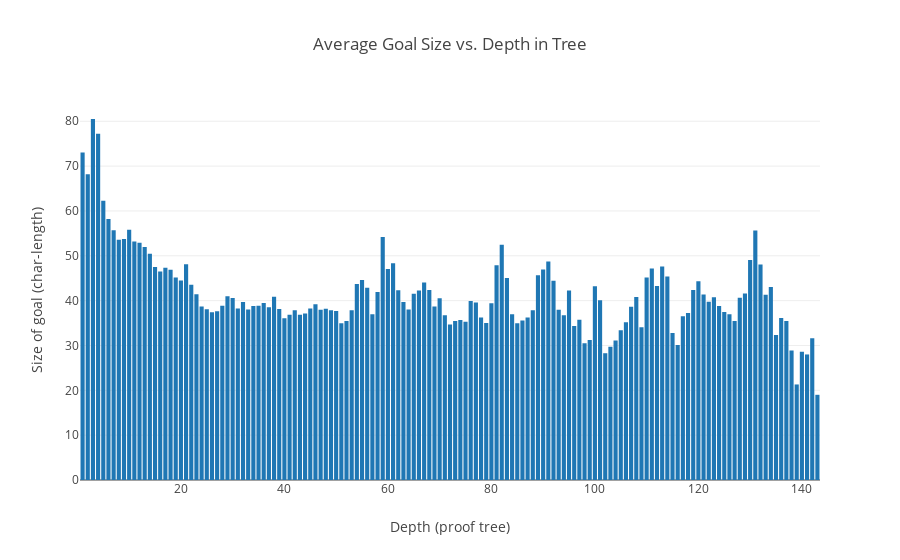

This figure's notebook cell:
### Code cell
import plotly
import plotly.plotly as py
import plotly.graph_objs as go

avg_depth_goal_size = tactr_stats.avg_depth_size(DepthMode.CHAR_GOAL).items()
data = [go.Bar(x=[p[0] for p in avg_depth_goal_size], y=[p[1] for p in avg_depth_goal_size])]

layout = go.Layout(
    title='Average Goal Size vs. Depth in Tree',
    xaxis=dict(
        title='Depth (proof tree)'
    ),
    yaxis=dict(
        title='Size of goal (char-length)',
    ),
)
fig = go.Figure(data=data, layout=layout)
plotly.offline.init_notebook_mode(connected=True)
plotly.offline.iplot(fig, filename='average-goal-size')

### Figure 1 — Plotly figure (JSON) as saved in the notebook; plotly's stock layout.template omitted (floating-point values rounded to 4 significant figures; data arrays with more than 128 entries replaced by an {"elided": "..."} marker saying what was removed)
{"data": [{"type": "bar", "x": {"elided": "143 int values"}, "y": {"elided": "143 float values"}}], "layout": {"title": "Average Goal Size vs. Depth in Tree", "xaxis": {"title": "Depth (proof tree)"}, "yaxis": {"title": "Size of goal (char-length)"}}}
